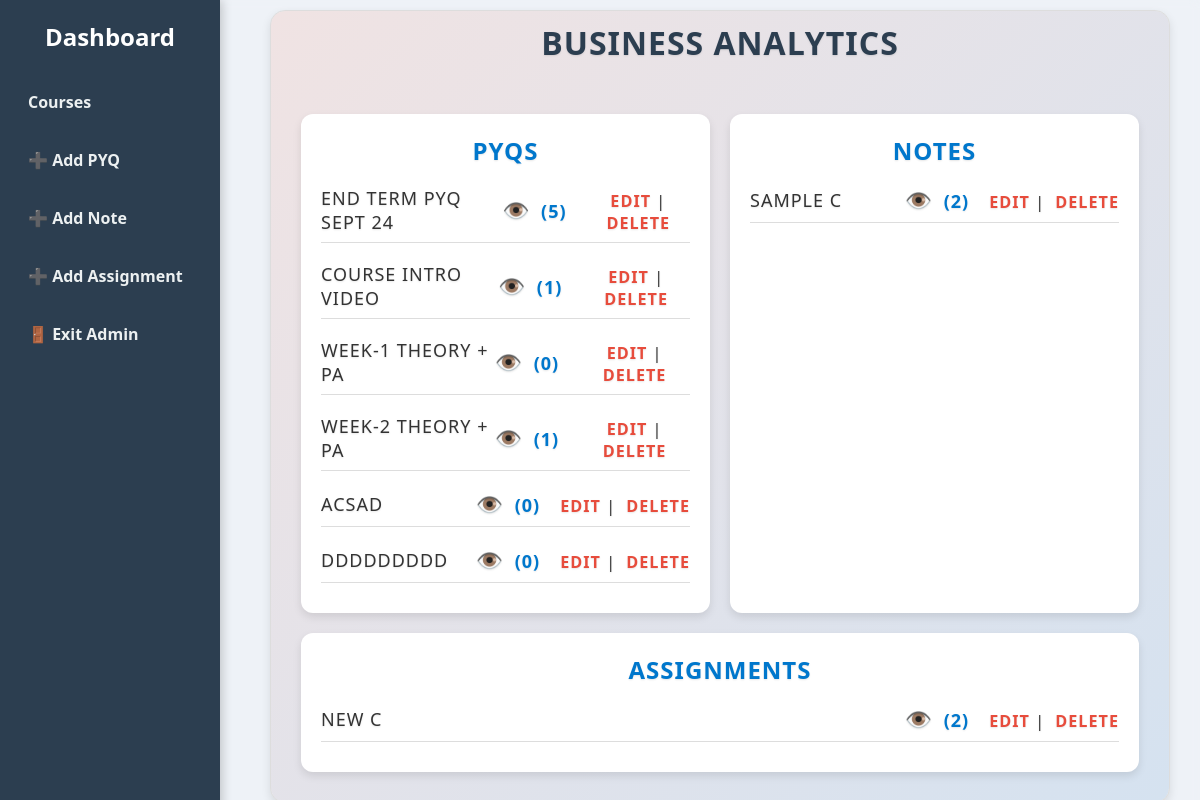
/course/1 (signed in), run on an earlier commit of the app's database.
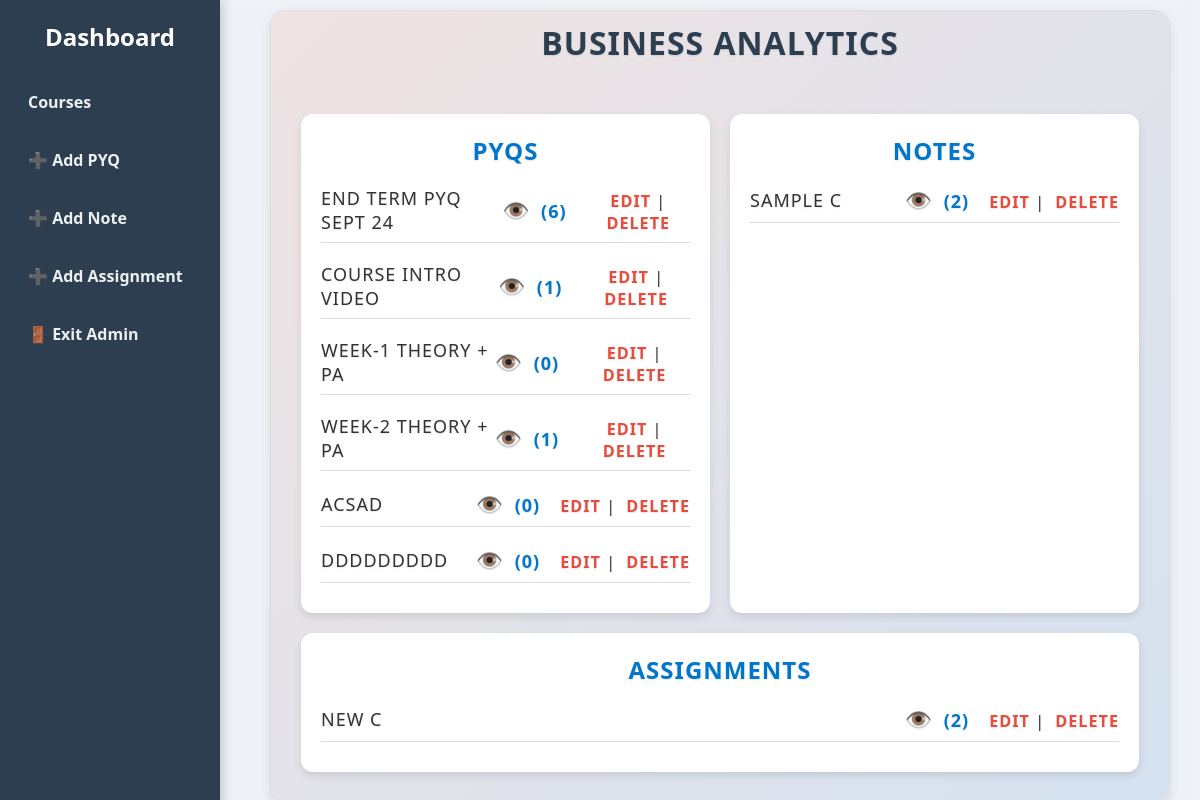
And on a later commit of the database.
### tables this page shows
CREATE TABLE courses (
            id INTEGER PRIMARY KEY AUTOINCREMENT,
            name TEXT NOT NULL
        );

CREATE TABLE pyqs (
            id INTEGER PRIMARY KEY AUTOINCREMENT,
            course_id INTEGER NOT NULL,
            name TEXT NOT NULL,
            yt_link TEXT, watch_count INTEGER DEFAULT 0,
            FOREIGN KEY (course_id) REFERENCES courses(id)
        );

CREATE TABLE notes (
            id INTEGER PRIMARY KEY AUTOINCREMENT,
            course_id INTEGER NOT NULL,
            name TEXT NOT NULL,
            yt_link TEXT, watch_count INTEGER DEFAULT 0,
            FOREIGN KEY (course_id) REFERENCES courses(id)
        );

CREATE TABLE assignments (
            id INTEGER PRIMARY KEY AUTOINCREMENT,
            course_id INTEGER NOT NULL,
            name TEXT NOT NULL,
            yt_link TEXT, watch_count INTEGER DEFAULT 0,
            FOREIGN KEY (course_id) REFERENCES courses(id)
        );

### app.py (the view)
@app.route('/course/<int:course_id>')
def course_detail(course_id):
    conn = sqlite3.connect('database.db')
    c = conn.cursor()
    c.execute('SELECT name FROM courses WHERE id=?', (course_id,))
    course = c.fetchone()
    c.execute('SELECT id, name, yt_link, watch_count FROM pyqs WHERE course_id=?', (course_id,))
    pyqs = c.fetchall()
    c.execute('SELECT id, name, yt_link, watch_count FROM notes WHERE course_id=?', (course_id,))
    notes = c.fetchall()
    c.execute('SELECT id, name, yt_link, watch_count FROM assignments WHERE course_id=?', (course_id,))
    assignments = c.fetchall()
    conn.close()
    if course:
        admin_mode = session.get('admin_mode', False)
        return render_template('course_detail.html',
                               course_id=course_id,
                               course_name=course[0],
                               pyqs=pyqs,
                               notes=notes,
                               assignments=assignments,
                               admin_mode=admin_mode)
    else:
        return "Course not found"

### templates/course_detail.html (shortened to what this page needs)
<!DOCTYPE html>
<html lang="en">
<head>
    <link rel="stylesheet" href="{{ url_for('static', filename='style.css') }}">
</head>
<body>
<div class="sidebar">
    <h2>Dashboard</h2>
    <a href="{{ url_for('course_view') }}">Courses</a>
    {% if admin_mode %}
        <a href="{{ url_for('admin_add_item', item_type='pyqs', course_id=course_id) }}">➕ Add PYQ</a>
        <a href="{{ url_for('admin_add_item', item_type='notes', course_id=course_id) }}">➕ Add Note</a>
        <a href="{{ url_for('admin_add_item', item_type='assignments', course_id=course_id) }}">➕ Add Assignment</a>
        <a href="{{ url_for('admin_logout') }}">🚪 Exit Admin</a>
    {% endif %}
</div>
<div class="main-content">
    <div class="container">
        <h1>{{ course_name }}</h1>
        <div class="boxes">
            <div class="box">
                {% if admin_mode %}
                    <h2>PYQs</h2>
                {% endif %}
                {% if pyqs %}
                    <ul class="item-list">
                        {% for pyq in pyqs %}
                            <li>
                                <span class="item-name">{{ pyq[1] }}</span>
                                {% if pyq[2] %}
                                    <a href="{{ url_for('increment_watch', pyq_id=pyq[0]) }}" target="_blank" class="watch-link">
                                        {% if admin_mode %}
                                            <span class="eye-icon">👁️</span> ({{ pyq[3] }})
                                        {% else %}
                                        ▶️Watch
                                        {% endif %}
                                    </a>
                                {% endif %}
                                {% if admin_mode %}
                                    <div class="admin-links">
                                        <a href="{{ url_for('admin_edit_item', item_type='pyqs', item_id=pyq[0], course_id=course_id) }}">Edit</a> |
                                        <a href="{{ url_for('admin_delete_item', item_type='pyqs', course_id=course_id, item_id=pyq[0]) }}">Delete</a>
                                    </div>
                                {% endif %}
                            </li>
                        {% endfor %}
                    </ul>
                {% else %}
                    <p>No PYQs available.</p>
                {% endif %}
            </div>
            <div class="box">
                {% if admin_mode %}
                    <h2>Notes</h2>
                {% endif %}
                {% if notes %}
                    <ul class="item-list">
                        {% for note in notes %}
                            <li>
                                <span class="item-name">{{ note[1] }}</span>
                                {% if note[2] %}
                                    <a href="{{ url_for('increment_watch_note', note_id=note[0]) }}" target="_blank" class="watch-link">
                                        {% if admin_mode %}
                                            <span class="eye-icon">👁️</span> ({{ note[3]|default(0) }})
                                        {% else %}
                                        ▶️Watch
                                        {% endif %}
                                    </a>
                                {% endif %}
                                {% if admin_mode %}
                                    <div class="admin-links">
                                        <a href="{{ url_for('admin_edit_item', item_type='notes', item_id=note[0], course_id=course_id) }}">Edit</a> |
                                        <a href="{{ url_for('admin_delete_item', item_type='notes', course_id=course_id, item_id=note[0]) }}">Delete</a>
                                    </div>
                                {% endif %}
                            </li>
                        {% endfor %}
                    </ul>
                {% else %}
                    <p>No Notes available.</p>
                {% endif %}
            </div>
            <div class="box">
                {% if admin_mode %}
                    <h2>Assignments</h2>
                {% endif %}
                {% if assignments %}
                    <ul class="item-list">
                        {% for assignment in assignments %}
                            <li>
                                <span class="item-name">{{ assignment[1] }}</span>
                                {% if assignment[2] %}
                                    <a href="{{ url_for('increment_watch_assignment', assignment_id=assignment[0]) }}" target="_blank" class="watch-link">
                                        {% if admin_mode %}
                                            <span class="eye-icon">👁️</span> ({{ assignment[3]|default(0) }})
                                        {% else %}
                                        ▶️Watch
                                        {% endif %}
                                    </a>
                                {% endif %}
                                {% if admin_mode %}
                                    <div class="admin-links">
                                        <a href="{{ url_for('admin_edit_item', item_type='assignments', item_id=assignment[0], course_id=course_id) }}">Edit</a> |
                                        <a href="{{ url_for('admin_delete_item', item_type='assignments', course_id=course_id, item_id=assignment[0]) }}">Delete</a>
                                    </div>
                                {% endif %}
                            </li>
                        {% endfor %}
                    </ul>
                {% else %}
                    <p>No Assignments available.</p>
                {% endif %}
            </div>
        </div>
    </div>
</div>
</body>
</html>

### templates/course_detail.html (style rules this page uses)
body, html { margin: 0; padding: 0; }
.main-content { margin-top: 0 !important; padding-top: 10px; }
.container { margin-top: 0 !important; padding-top: 10px; }
.item-list li { display: flex; justify-content: space-between; align-items: center; padding: 8px 0; border-bottom: 1px solid #ddd; }
.item-name { flex-grow: 1; text-align: left; }
.watch-link { color: #3498db; font-weight: bold; text-decoration: none; transition: transform 0.2s, color 0.2s; white-space: nowrap; margin-left: 10px; }
.eye-icon { font-size: 1.2em; margin-right: 5px; }
.admin-links { margin-left: 15px; font-size: 0.9em; }

What changed in the data, as far as the page shows it:
changed pyqs "END TERM PYQ SEPT 24": watch_count "5" → "6"
